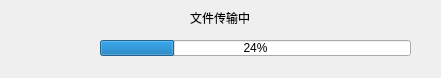
<?xml version="1.0" encoding="UTF-8"?>
<ui version="4.0">
 <class>progress</class>
 <widget class="QDialog" name="progress">
  <property name="geometry">
   <rect>
    <x>0</x>
    <y>0</y>
    <width>441</width>
    <height>78</height>
   </rect>
  </property>
  <property name="windowTitle">
   <string>Dialog</string>
  </property>
  <widget class="QLabel" name="label">
   <property name="geometry">
    <rect>
     <x>190</x>
     <y>10</y>
     <width>71</width>
     <height>16</height>
    </rect>
   </property>
   <property name="text">
    <string>文件传输中</string>
   </property>
  </widget>
  <widget class="QProgressBar" name="progressBar">
   <property name="geometry">
    <rect>
     <x>100</x>
     <y>40</y>
     <width>311</width>
     <height>16</height>
    </rect>
   </property>
   <property name="value">
    <number>24</number>
   </property>
  </widget>
 </widget>
 <resources/>
 <connections/>
</ui>
